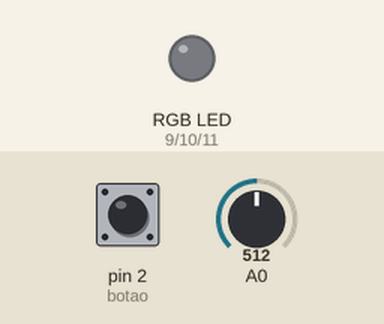
Recording of a sketch running on a simulated Arduino Uno, built with avr-gcc and run on an emulated ATmega328P. On the bench: an RGB LED mixed from three pins (HIGH = lit). The inputs (shaded band) are chosen by the test bench; at power-on: pin 2 (botao) LOW, A0 = 512. Dim RGB values are drawn brighter than linear.

Above: at 1.2 s.
1.3 s: pin 2 (botao) pulled HIGH for 1 s
At 3.4 s:
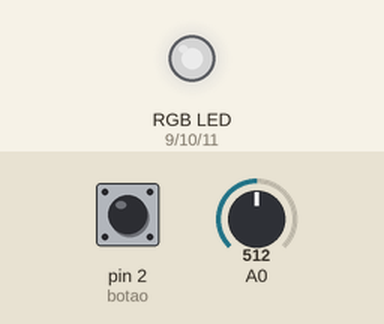
3.8 s: A0 set to 716
At 4.9 s:
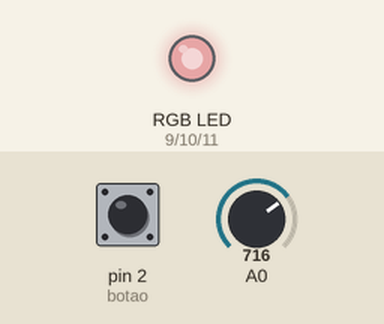
5.3 s: pin 2 (botao) pulled HIGH for 0.15 s
At 6.2 s:
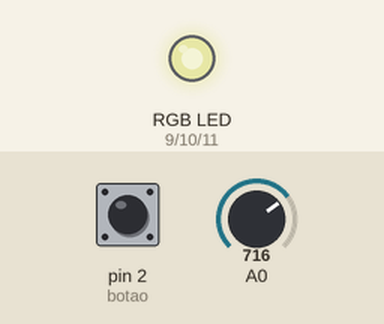
7.0 s: A0 set to 900
At 7.4 s:
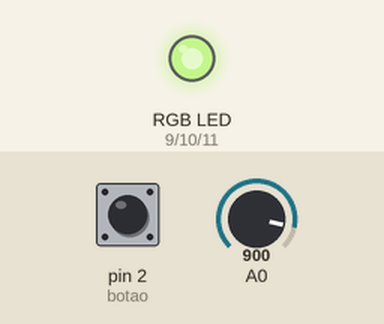
8.5 s: pin 2 (botao) pulled HIGH for 0.15 s
At 9.9 s:
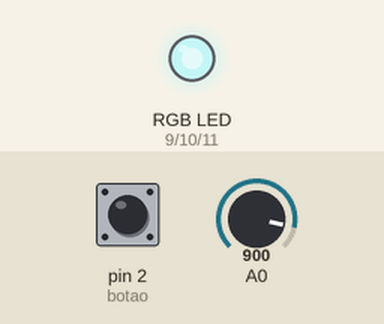
10.2 s: A0 set to 122
At 11.2 s:
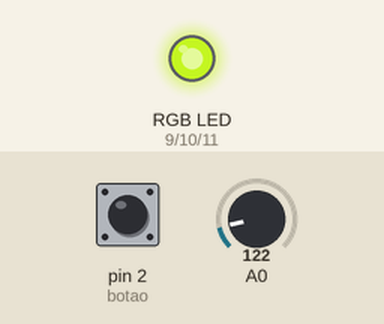
Timing chart, 0 to 12.7 s (numbered marks = the images above; inputs shaded):
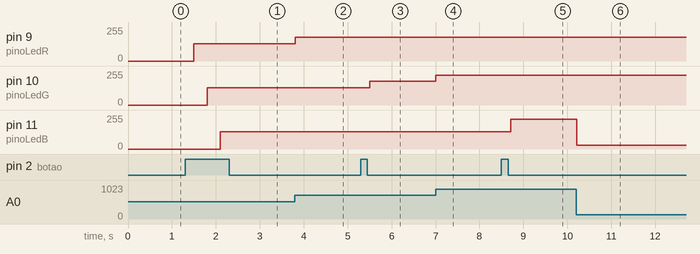

The sketch:

LED_RGB.ino
```cpp
// Definição dos pinos
const int pinoLedR = 9;      // Pino do LED vermelho
const int pinoLedG = 10;     // Pino do LED verde
const int pinoLedB = 11;    // Pino do LED azul

const int botao = 2;
int cont = 0;

void setup() {
  pinMode(botao, INPUT);
  pinMode(pinoLedR, OUTPUT);
  pinMode(pinoLedG, OUTPUT);
  pinMode(pinoLedB, OUTPUT);
//  Serial.begin(9600);
}

void loop() {
  int pot = analogRead(A0);
  int pot_led = pot / 4;

  if (digitalRead(botao) == HIGH) {
    cont++;
    if (cont > 3) {
      cont = 1;
    }
    delay(200);
  }
  switch (cont) {
    case 1:
      analogWrite(pinoLedR, pot_led);
      break;
    case 2:
      analogWrite(pinoLedG, pot_led);
      break;
    case 3:
      analogWrite(pinoLedB, pot_led);
      break;
  }
//  Serial.print("Cont: ");
//  Serial.println(cont);

  delay(100);
}
```

Measured:
- after the input at 1.3 s, pin 9 (pinoLedR): 0/255 → 128/255 after 0.20 s; pin 10 (pinoLedG): 0/255 → 128/255 after 0.50 s; pin 11 (pinoLedB): 0/255 → 128/255 after 0.80 s
- after the input at 3.8 s, pin 9 (pinoLedR): 128/255 → 179/255 at once
- after the input at 5.3 s, pin 10 (pinoLedG): 128/255 → 179/255 after 0.21 s
- after the input at 7.0 s, pin 10 (pinoLedG): 179/255 → 225/255 at once
- after the input at 8.5 s, pin 11 (pinoLedB): 128/255 → 225/255 after 0.21 s
- after the input at 10.2 s, pin 11 (pinoLedB): 225/255 → 30/255 at once
